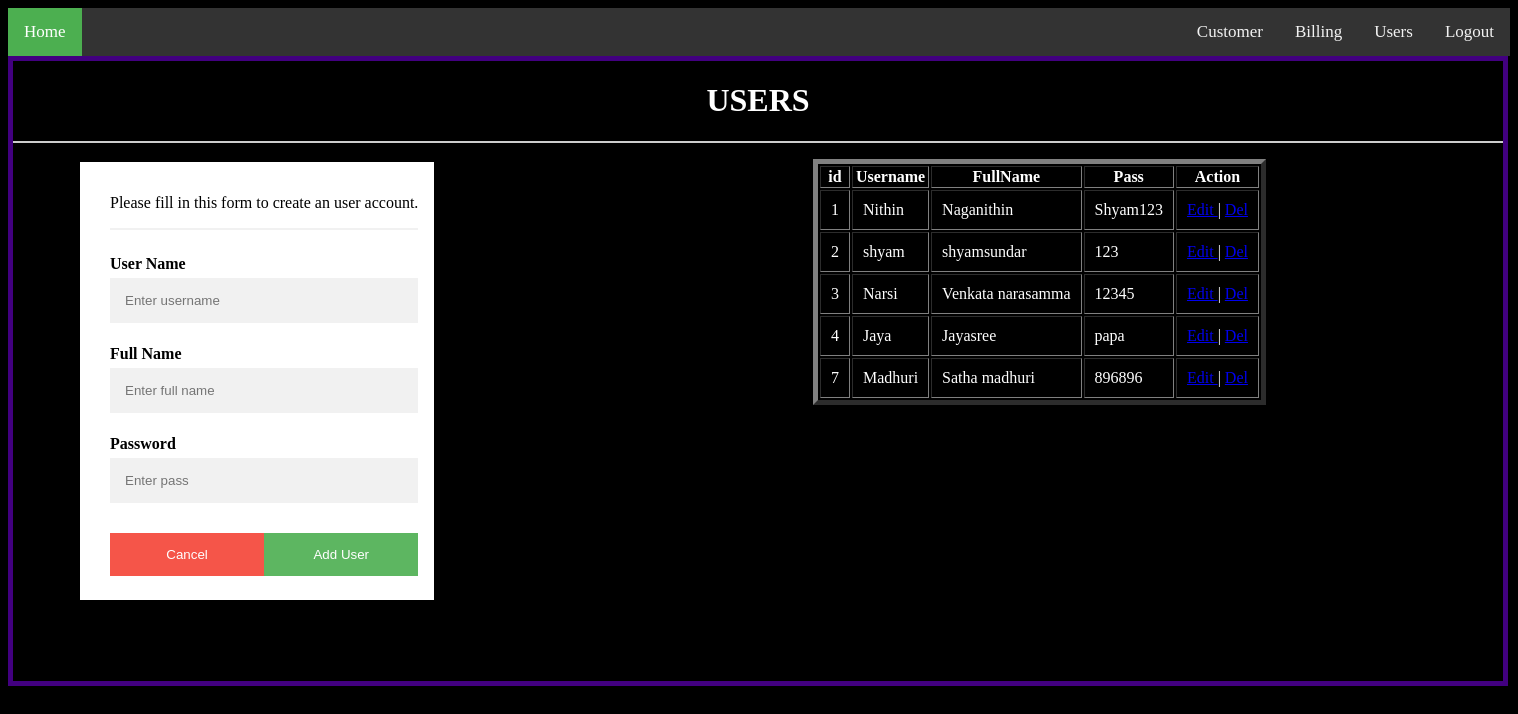
Screenshot of /user.php with the database file from the repository.
### tables this page shows
CREATE TABLE `user` (
  `id` int(20) NOT NULL,
  `Username` varchar(20) NOT NULL,
  `Fullname` varchar(20) NOT NULL,
  `Pass` varchar(20) NOT NULL
);

### user.php (the view, shortened to what this page needs)
<html>
<head>
</head>
<body style="background-color: black;color: white;">
    <div class="topnav">
        <a class="active" href="home.php">Home</a>
        <div class="topnav-right">
            <a href="customer.php">Customer  </a>
            <a href="bill.php">Billing</a>
            <a href="user.php">Users</a>
            <a href="logut.php">Logout</a>
        </div>
    </div>
    <div class="first">
        <h1 style="text-align: center;">USERS</h1>
<form method="POST" action="users.php" style="border:1px solid #ccc">
  <div class="container"style="padding-left:30px">
    <p>Please fill in this form to create an user account.</p>
    <hr>
    <label for=" Username"><b> User Name</b></label>
    <input type="text"  placeholder="Enter username" name="Username" required><br>
    <label for="Fullname"><b>Full Name</b></label>
    <input type="text"  placeholder="Enter full name" name="Fullname" required><br>
    <label for="Pass"><b>Password</b></label>
    <input type="text"  placeholder="Enter pass" name="Pass" required><br>
    <div class="clearfix">
      <a href="user.php"> <button type="button" class="cancelbtn">Cancel</button></a>
      <button type="submit" name="user" class="signupbtn">Add User</button>
    </div>
  </div>
</form>
<div class="second">
<?php
include 'db.php';
$result = mysqli_query($conn,"SELECT * FROM user");
echo "<table border='5' >
<tr>
<th>id</th>
<th>Username</th>
<th>FullName</th>
<th>Pass</th>
<th>Action</th>
</tr>";
while($row = mysqli_fetch_array($result))
  {
  echo "<tr>";
  echo "<td>" . $row['id'] . "</td>";
  echo "<td>" . $row['Username'] . "</td>";
  echo "<td>" . $row['Fullname'] . "</td>";
  echo "<td>" . $row['Pass'] . "</td>";
  echo "<td><a  href='edituser.php?id=".$row['id']."'>Edit </a>| ";
 echo "<a  href='deluser.php?id=".$row['id']."'>Del</td>";
  echo "</tr>";
  }
echo "</table>";
?>
<p>&nbsp;</p>
</div>
    </div>
</body>
</html>

### user.php (style rules this page uses)
.topnav { overflow: hidden; background-color: #333; }
.topnav a { float: left; color: #f2f2f2; text-align: center; padding: 14px 16px; text-decoration: none; font-size: 17px; }
.topnav a.active { background-color: #4CAF50; color: white; }
.topnav-right { float: right; }
.first { width: 1500px; height: 630px; border: 5px solid rgb(66, 0, 128); }
* { box-sizing: border-box }
input[type=text], input[type=password] { width: 100%; padding: 15px; margin: 5px 0 22px 0; display: inline-block; border: none; background: #f1f1f1; }
hr { border: 1px solid #f1f1f1; margin-bottom: 25px; }
button { background-color: #4CAF50; color: white; padding: 14px 20px; margin: 8px 0; border: none; cursor: pointer; width: 100%; opacity: 0.9; }
.cancelbtn { padding: 14px 20px; background-color: #f44336; }
.cancelbtn, .signupbtn { float: left; width: 50%; }
.container { position: absolute; left: 60px; margin: 20px; max-width: 600px; padding: 16px; background-color: white; color: black; }
.clearfix::after { content: ""; clear: both; display: table; }
.second { padding-left: 800px; }
td { padding: 10px; }

### rows the page displays
user: id "1", Username "Nithin", Fullname "Naganithin", Pass "Shyam123"
user: id "2", Username "shyam", Fullname "shyamsundar", Pass "123"
user: id "3", Username "Narsi", Fullname "Venkata narasamma", Pass "12345"
user: id "4", Username "Jaya", Fullname "Jayasree", Pass "papa"
user: id "7", Username "Madhuri", Fullname "Satha madhuri", Pass "896896"
